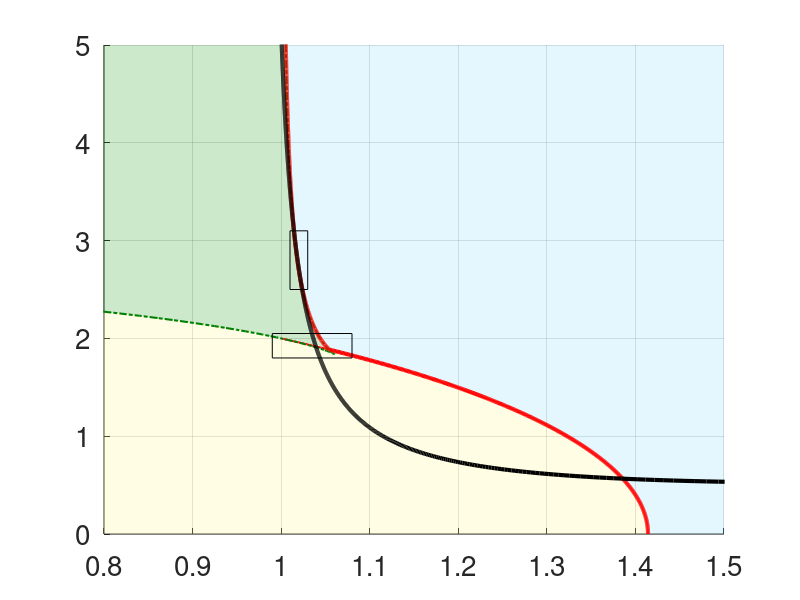

MATLAB code for this plot: (Note: this script raises an error after producing the figure.)
function system3_reduced_XPPAUT_plots()
% The reduced equation is
% \dot{v}_R & = \tilde{\mu}(1 - |v|^2)v_R - \tilde{\sigma} v_I - 1,\\
% \dot{v}_I & = \tilde{\mu}(1 - |v|^2)v_I + \tilde{\sigma} v_R.  
% Plot the level sets of |v|^2
% Let a: = 1 - |v|^2
% Then v_R = mu*a/(mu^2*a^2 + s^2), v_I = - s/(mu^2*a^2 + s^2).
% The equation for a is 1 - a = 1/(mu^2*a^2 + s^2), or 
% (mu^2*a^2 + s^2)(1 - a) = 1
% Hence, mu and s satisfying for a given |v|^2 lie on the ellipse
% mu^2*(1 - |v|^2)^2 + s^2 = 1/|v|^2
% Stability conditions: 
% det J = mu^2*(1-|v|^2)*(1 - 3*|v|^2) + s^2 > 0
% tr J = mu*(1 - 2*|v|^2) < 0
% Hence, |v|^2 > 1/2 for stability
% |v|^2 takes all values from 1/2 to +\infty
%
% Stability boundary. Trace. |v|^2 = 0.5.
% Then the ellipse is 0.25*mu^2 + s^2 = 2.
%
% Stability boundary. Determinant. 
% s^2 > mu^2*(3|v|^2 -1)*(1-|v|^2)
%%
fsz = 20;
flag = 0;
% flag = 0 ==> plot phase diagram
% flag = 1 ==> plot bifuration diagrams
s = 0.75;
%================================================

detJ = @(mu,s,v2) mu.^2*(1-v2)*(1 - 3*v2) + s.^2;
trJ = @(mu,s,v2) mu*(1 - 2*v2);

if flag == 0
    Nt = 2000;
    lwt_bdry = 3;
    lwt1 = 1.5;
    lwt2 = 0.5;
    fsz = 20;
    xmin = -1.5;
    xmax = 1.5;
    ymin = 0;
    ymax = 5;
    
    figure(1); clf; hold on
    grid
       
    
        % trace boundary
    v2 = 0.5;
    ang = get_angle(v2);
    t = linspace(0,pi,Nt);
    [r1,r2] = get_radius(v2);
    x = r1*cos(t);
    y = r2*sin(t);
    axy = angle(x + 1i*y);%atan(r1/r2*tan(angle(x + 1i*y))); %
    ind = find(axy < ang);
    plot(r1*cos(t(ind)),r2*sin(t(ind)),'LineWidth', lwt1, 'color','r');
    plot(-r1*cos(t(ind)),r2*sin(t(ind)),'LineWidth', lwt1, 'color','r');
    % ind = find(axy > ang & axy < pi - ang);
    % plot(r1*cos(t(ind)),r2*sin(t(ind)),'--','LineWidth', lwt2, 'color','r');
    
    % det boundary
    v2vals = 1-1./linspace(2,100,2000);
    Nev = length(v2vals);
    bdry = zeros(Nev,2);
    for j = 1 : Nev
        v2 = v2vals(j);
        [r1,r2] = get_radius(v2);
        t = linspace(0,pi,Nt);
        x = r1*cos(t);
        y = r2*sin(t);
        axy = atan(r1/r2*tan(angle(x + 1i*y)));%angle(x + 1i*y);
        ang = get_angle(v2);
        tstar = interp1(axy,t,ang);
        bdry(j,:) = [r1*cos(tstar),r2*sin(tstar)];
    end

    %% patches

    % pink
    v2 = linspace(0.5,0.75,100);
    s = sqrt((3*v2 - 1)./(2*v2.^2));
    m = sqrt(0.5./(v2.^2.*(1-v2)));

    mvals = linspace(2,4*sqrt(2)/3,100);
    svals = sqrt(2-0.25*mvals.^2);

    verts_pink = [[s,svals]',[m,mvals]'];
    Nverts_pink = size(verts_pink,1);

    patch('Vertices', verts_pink, 'Faces', (1:Nverts_pink), ...
      'FaceColor', [0.5,0,0], ...
      'FaceAlpha', 0.2, ...
      'EdgeColor', 'none');

    verts_pink = [-[s,svals]',[m,mvals]'];
    Nverts_pink = size(verts_pink,1);

    patch('Vertices', verts_pink, 'Faces', (1:Nverts_pink), ...
      'FaceColor', [0.5,0,0], ...
      'FaceAlpha', 0.2, ...
      'EdgeColor', 'none');


    % yellow
    mvals1 = linspace(0,4*sqrt(2)/3,100);
    svals1 = real(sqrt(2-0.25*mvals1.^2));

    v2 = linspace(1/3,0.75,1000);
    s = sqrt((3*v2 - 1)./(2*v2.^2));
    m = sqrt(0.5./(v2.^2.*(1-v2)));

    verts_yellow = [[svals1,s(end:-1:1),0]',[mvals1,m(end:-1:1),0]'];
    Nverts_yellow = size(verts_yellow,1);
    patch('Vertices', verts_yellow, 'Faces', (1:Nverts_yellow), ...
      'FaceColor', [1,252/255,121/255], ...
      'FaceAlpha', 0.2, ...
      'EdgeColor', 'none');
    verts_yellow = [-[svals1,s(end:-1:1),0]',[mvals1,m(end:-1:1),0]'];
    patch('Vertices', verts_yellow, 'Faces', (1:Nverts_yellow), ...
      'FaceColor', [1,252/255,121/255], ...
      'FaceAlpha', 0.2, ...
      'EdgeColor', 'none');

    % green
    v2 = linspace(1/3,0.5,100);
    s = sqrt((3*v2 - 1)./(2*v2.^2));
    m = sqrt(0.5./(v2.^2.*(1-v2)));
    
    v2 = linspace(0.75,0.999,100);
    s2 = sqrt((3*v2 - 1)./(2*v2.^2));
    m2 = sqrt(0.5./(v2.^2.*(1-v2)));

    verts_green = [[s,svals,s2,0]',[m,mvals,m2,ymax]'];
    Nverts_green = size(verts_green,1);
    patch('Vertices', verts_green, 'Faces', (1:Nverts_green), ...
      'FaceColor', [0,143/255,0], ...
      'FaceAlpha', 0.2, ...
      'EdgeColor', 'none');
    verts_green = [-[s,svals,s2,0]',[m,mvals,m2,ymax]'];
    Nverts_green = size(verts_green,1);
    patch('Vertices', verts_green, 'Faces', (1:Nverts_green), ...
      'FaceColor', [0,143/255,0], ...
      'FaceAlpha', 0.2, ...
      'EdgeColor', 'none');

    % blue
    verts_blue = [[svals1,s2,xmax,xmax]',[mvals1,m2,ymax,ymin]'];
    Nverts_blue = size(verts_blue,1);
    patch('Vertices', verts_blue, 'Faces', (1:Nverts_blue), ...
      'FaceColor', [118/255,214/255,1], ...
      'FaceAlpha', 0.2, ...
      'EdgeColor', 'none');
    verts_blue = [-[svals1,s2,xmax,xmax]',[mvals1,m2,ymax,ymin]'];
    Nverts_blue = size(verts_blue,1);
    patch('Vertices', verts_blue, 'Faces', (1:Nverts_blue), ...
      'FaceColor', [118/255,214/255,1], ...
      'FaceAlpha', 0.2, ...
      'EdgeColor', 'none');
    

%%


% three roots boundary
    v2 = linspace(1/3,0.999,100);
    s = sqrt((3*v2 - 1)./(2*v2.^2));
    m = sqrt(0.5./(v2.^2.*(1-v2)));
    


    plot(s,m,'-.','LineWidth',lwt1,'color',[0,0.5,0]);
    plot(-s,m,'-.','LineWidth',lwt1,'color',[0,0.5,0]);



    % sync boundary
    v2star = 0.75; %(13+sqrt(41))/32;
    v2vals = 1-1./linspace(1/(1-v2star),100,2000);
    Nev = length(v2vals);
    bdry = zeros(Nev,2);
    for j = 1 : Nev
        v2 = v2vals(j);
        [r1,r2] = get_radius(v2);
        t = linspace(0,pi,Nt);
        x = r1*cos(t);
        y = r2*sin(t);
        axy = angle(x + 1i*y);
        ang = get_angle(v2);
        tstar = interp1(axy,t,ang);
        bdry(j,:) = [r1*cos(tstar),r2*sin(tstar)];
    end
    
    plot(bdry(:,1),bdry(:,2),'LineWidth',lwt_bdry,'color','r');
    plot(-bdry(:,1),bdry(:,2),'LineWidth',lwt_bdry,'color','r');

    v2 = 0.5;
    ang = get_angle(v2star);
    t = linspace(0,pi,Nt);
    [r1,r2] = get_radius(v2);
    x = r1*cos(t);
    y = r2*sin(t);
    axy = angle(x + 1i*y);
    ind = find(axy < ang);
    plot(r1*cos(t(ind)),r2*sin(t(ind)),'LineWidth', lwt_bdry, 'color','r');
    plot(-r1*cos(t(ind)),r2*sin(t(ind)),'LineWidth', lwt_bdry, 'color','r');
    % ind = find(axy > ang & axy < pi - ang);
    % plot(r1*cos(t(ind)),r2*sin(t(ind)),'--','LineWidth', lwt2, 'color','r');

    
    set(gca,'Fontsize',fsz);
    % xlabel(s,'Fontsize',fsz);
    % ylabel(\tilde{\mu},'Fontsize',fsz);
    % plot([0.99,1.08,1.08,0.99,0.99],[1.8,1.8,2.05,2.05,1.8],'color','k')

    axis([0.8,xmax,ymin,ymax])

    %%
    ep = 0.2;
    s = 0.98;
    lam = 1;
    Nmu = 1000;
    muvals = linspace(1e-3,5,Nmu);
    mu = (((muvals+ep).^1.5)./sqrt(muvals))/lam;
    sigma = (s/lam)*sqrt((muvals+ep)./muvals);
    plot(sigma,mu,'Linewidth',lwt_bdry,'color','k');

    rectangle('Position',[1.01,2.5,0.02,0.6],'Edgecolor','k','LineWidth',0.5);
    rectangle('Position',[0.99,1.8,0.09,0.25],'Edgecolor','k','LineWidth',0.5);
    


    % axis([1.01,1.03,2.5,3.1])
    % axis([0.99,1.08,1.8,2.05])
    % axis([0.95,1.5,ymin,ymax])

end

%% Compute the values of \mu and \tilde{mu} at singular points
s = 0.98;
e = 0.2;
l = 1;
f = @(x)(x+e)^3/(8*l^2*x) + s^2*(x+e)/(2*l^2*x) - 1;
x0 = 1.4;
mu = fzero(f,x0);
fprintf("mu = %d, mu_tilde = %d\n",mu,(mu+e)^1.5/(l*sqrt(mu)));
x0 = 0.5;
mu = fzero(f,x0);
fprintf("mu = %d, mu_tilde = %d\n",mu,(mu+e)^1.5/(l*sqrt(mu)));
%%
f = @(x) fun(x,s,e,l);
x0 = 7/12;
x = fzero(f,x0);
mu = s/sqrt((1-x)*(3*x-1)) - e;
fprintf("mu = %d, mu_tilde = %d\n",mu,(mu+e)^1.5/(l*sqrt(mu)));

x0 = 5/6;
x = fzero(f,x0);
mu = s/sqrt((1-x)*(3*x-1)) - e;
fprintf("mu = %d, mu_tilde = %d\n",mu,(mu+e)^1.5/(l*sqrt(mu)));

x0 = 0.95;
x = fzero(f,x0);
mu = s/sqrt((1-x)*(3*x-1)) - e;
fprintf("mu = %d, mu_tilde = %d\n",mu,(mu+e)^1.5/(l*sqrt(mu)));

end
%%
function ang = get_angle(v2)
ang = atan(1./sqrt((3*v2 - 1).*(1-v2)));
end
%%
function [r1,r2] = get_radius(v2)
    r2 = 1./(sqrt(v2).*abs((1 - v2)));
    r1 = 1./sqrt(v2);
end

%%
function [r1,r2] = get_radius_minus(v2)
    r2 = 1./(sqrt(v2).*abs((1 + v2)));
    r1 = 1./sqrt(v2);
end
%%
function [r1,r2] = get_radius_zero(v2)
    r2 = 1./sqrt(v2.^3);
    r1 = 1./sqrt(v2);
end

%%
%%
function y = fun(x,s,e,l)
mu = s/sqrt((1-x)*(3*x-1)) - e;
mue = mu+e;
y = mue^3*x*(1-x)^2 + s^2*mue*x - l^2*mu;
end
